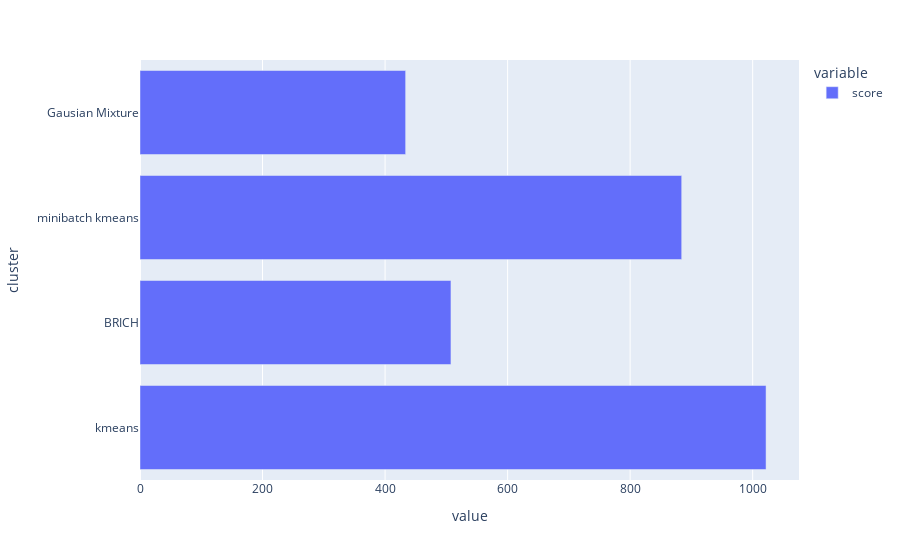

Here is the notebook cell this chart was saved with:
### Code cell
import plotly.express as px
fig = px.bar(m, orientation='h')
fig.show()

### Figure 1 — Plotly figure (JSON) as saved in the notebook; plotly's stock layout.template omitted (floating-point values rounded to 4 significant figures)
{"data": [{"alignmentgroup": "True", "hovertemplate": "variable=score<br>value=%{x}<br>cluster=%{y}<extra></extra>", "legendgroup": "score", "marker": {"color": "#636efa", "pattern": {"shape": ""}}, "name": "score", "offsetgroup": "score", "orientation": "h", "showlegend": true, "textposition": "auto", "type": "bar", "x": [1022.0, 507.5, 884.1, 433.6], "xaxis": "x", "y": ["kmeans", "BRICH", "minibatch kmeans", "Gausian Mixture"], "yaxis": "y"}], "layout": {"barmode": "relative", "legend": {"title": {"text": "variable"}, "tracegroupgap": 0}, "margin": {"t": 60}, "xaxis": {"anchor": "y", "domain": [0, 1], "title": {"text": "value"}}, "yaxis": {"anchor": "x", "domain": [0, 1], "title": {"text": "cluster"}}}}
